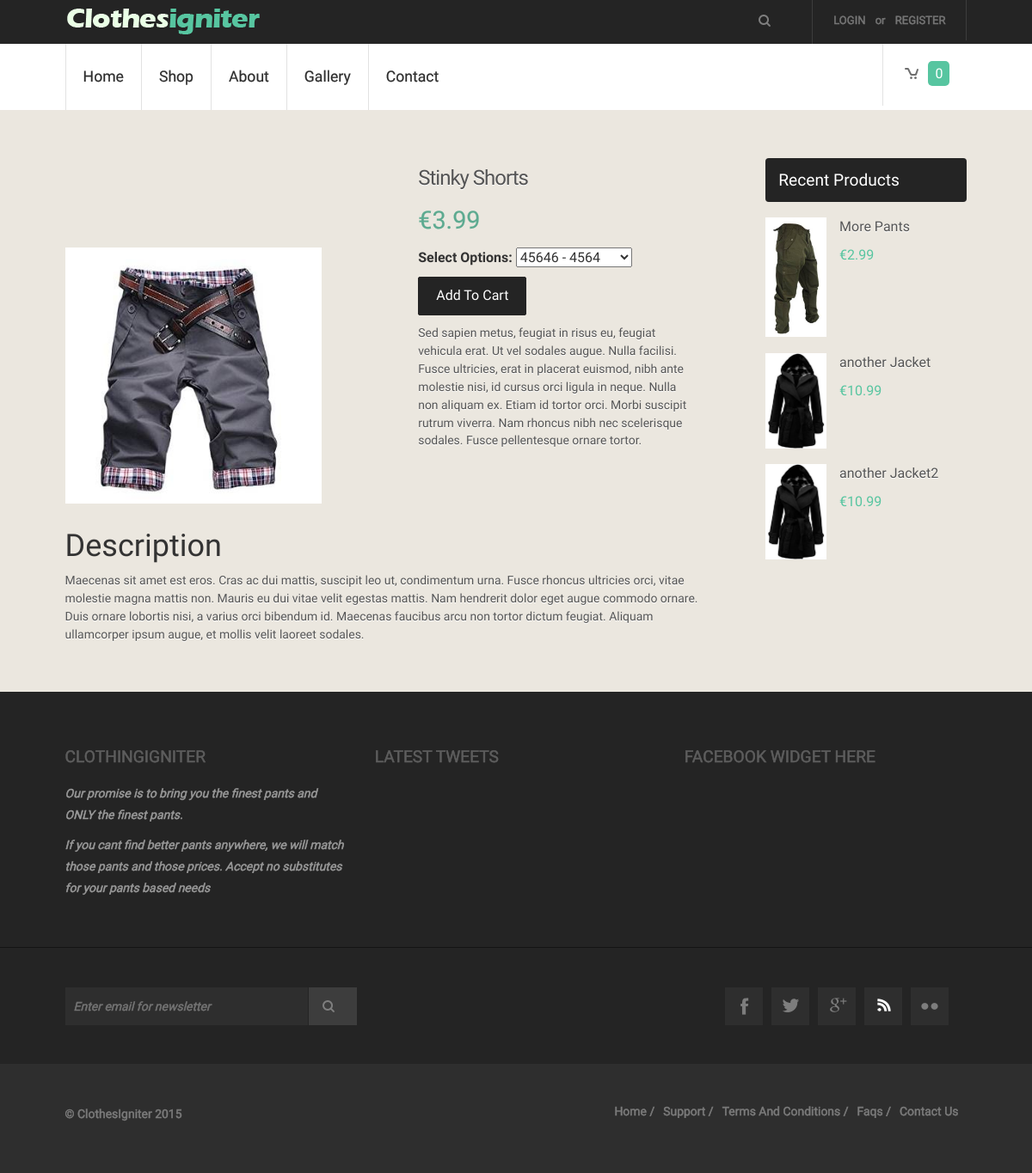
Page /index.php/item/view/2 on the committed database.
### tables this page shows
CREATE TABLE IF NOT EXISTS `store_items` (
`id` int(11) NOT NULL,
  `item_name` varchar(240) NOT NULL,
  `item_price` decimal(7,2) NOT NULL,
  `image_small` varchar(240) NOT NULL,
  `image_large` varchar(240) NOT NULL,
  `item_description` text NOT NULL,
  `rating` int(11) NOT NULL DEFAULT '0',
  `categoryID` int(11) NOT NULL,
  `brandID` int(11) NOT NULL,
  `item_description_short` text NOT NULL
);

### application/views/includes/template.php (called while the page is built, shortened)
<?php $this->load->view('includes/header' ,$this->globals);?>
<?php $this->load->view($main_content);?>

### application/controllers/item.php (called while the page is built, shortened)
<?php
class Item extends MY_Controller
{
    function __construct()
    {
        $this->load->model('item_model');
        $this->load->model('stock_model');
        $this->load->helper('url_helper');
        $this->load->library('user_agent');
    }
    function view($id = NULL)
    {
        $data['item'] = $this->item_model->get_item($id);
		$recent_items = $this->item_model->get_item();
		$data['recent_items'] = array_slice($recent_items, -3, 3);
        $data['stock'] = $this->stock_model->get_by_item_id($id);
        $categoryID = $data['item']['categoryID'];
        $brandID = $data['item']['brandID'];
        $data["categories"] = $this->category_model->get($categoryID);
        $data["brands"] = $this->brand_model->get($brandID);
        $data['main_content'] = 'store/view';
        $this->load->view('includes/template', $data, $this->globals);
    }
}

### index.php (called while the page is built, shortened)
<?php
require_once BASEPATH.'core/CodeIgniter.php';

### application/models/Item_model.php (called while the page is built, shortened)
<?php
class Item_model extends CI_Model
{
    public function get_item($id = FALSE)
    {
        if (!$id)
        {
            $query = $this->db->get('store_items');
            if ($query->num_rows() > 0) {
                foreach ($query->result() as $row) {
                    $data[] = $row;
                }
                return $data;
            }
            return false;
        }
        $query = $this->db->get_where('store_items', array('id' => $id));
        return $query->row_array();
    }
}

### application/models/Stock_model.php (called while the page is built, shortened)
<?php
class Stock_model extends CI_Model
{
    public function get_by_item_id($id = FALSE)
    {
        $this->db->where('itemID', $id);
        $this->db->where('stock >0');
        $query = $this->db->get('stock');
        return $query->result_array();
    }
}

### application/views/store/view.php (the view, shortened to what this page needs)
<div class="single">
    <div class="left_content">
        <div class="span1_of_1">
            <div class="product-view">
                <div class="product-essential">
                    <div class="product-img-box">
                        <div class="more-views">
                            <div class="more-views-container">
                                <ul>
                                    <li>
                                    </li>
                                    <li>
                                    </li>
                                    <li>
                                    </li>
                                    <li>
                                    </li>
                                    <li>
                                    </li>
                                </ul>
                            </div>
                        </div>
                        <div class="product-image">
                            <a>
                                <img src="<?php echo base_url() . "images/clothes/" . $item['image_large']; ?>" />
                            </a>
                        </div>
                    </div>
                </div>
            </div>
        </div>
        <div class="span1_of_1_des">
            <div class="desc1">
                <h3><?php echo $item['item_name']; ?></h3>
                <h5>&euro;<?php echo $item['item_price']; ?></h5>
                <div class="available">
                    <?php if($stock){
                        echo form_open('store/add_to_cart'); ?>
                        <strong>Select Options:</strong>
                        <select name="stock">
                            <?php foreach($stock as $variation){
                                if($variation['stock']>0) {
                                    echo "<option value='" . $variation['id'] . "'>" . $variation['colour'] . " - " . $variation['size'] . "</option>";
                                }
                            }
                            ?>
                        </select>
                    <div class="registration_form">
                            <?php
                            echo form_submit('submit', 'Add To Cart');
                            echo form_close();?>
                    </div>
                    <?php }
                    else{
                        echo '<h3>Currently Unavailable</h3>';
                    }
                    ?>
                    <p><?php echo $item['item_description_short']; ?></p>
                </div>
            </div>
        </div>
        <div class="left_content_btm">
            <h1>Description</h1><p class="para"><?php echo $item['item_description']; ?></p>
        </div>
    </div>
    <div class="left_sidebar">
        <h4>recent products</h4>
		<?php
			  foreach($recent_items as $item){
					?>
        <div class="left_products">
            <div class="left_img">
                <img src="<?php echo base_url() . "images/clothes/" . $item->image_large; ?>" alt=""/>
            </div>
					<div class="left_text">
						<p><?php echo anchor('item/view/' . $item->id, $item->item_name) ?></p>
						<span>&euro;<?php echo $item->item_price ?></span>
					</div>
        </div>
		<?php } ?>
    </div>
</div>

### css/style.css (style rules this page uses)
ol,ul { list-style:none;margin:0;padding:0; }
a { text-decoration:none; }
img { max-width:100%; }
html, body { font-family: 'Maven Pro', sans-serif; background:#ffffff; font-size: 100%; }
.log_reg li a { font-family: 'Maven Pro', sans-serif; font-size: 0.8125em; padding: 5px 8px; color: #777777; text-transform: uppercase; -webkit-text-stroke: 0.5px; }
.btn form input[type="button"],.registration_form input[type="submit"], .green_button { font-family: 'Maven Pro', sans-serif; cursor:pointer; background: #242424; border: 1px solid #242424; padding: 10px 20px; outline:none; color: #ffffff; font-size: 1em; text-transform: capitalize; -webkit-appearance: none; -webkit-transition: all 0.3s ease-in-out; -moz-transition: all 0.3s ease-in-out; -o-transition: all 0.3s ease-in-out; transition: all 0.3s ease-in-out; border-radius: 2px; -webkit-border-radius: 2px; -moz-border-radius: 2px; -o-border-radius: 2px; }
.registration_form { display: block; }
.menu ul li a { display: block; padding: 26px 30px; color: #2d2d2d; font-size: 1.1em; text-transform: capitalize; -webkit-text-stroke: 0.2px; -webkit-transition: all 0.3s ease-in-out; -moz-transition: all 0.3s ease-in-out; -o-transition: all 0.3s ease-in-out; transition: all 0.3s ease-in-out; }
.soc_icons ul li a { display: block; padding: 10px; background: #2e2e2e; width: 24px; height: 24px; -webkit-transition: all 0.3s ease-in-out; -moz-transition: all 0.3s ease-in-out; -o-transition: all 0.3s ease-in-out; transition: all 0.3s ease-in-out; }
.soc_icons ul li a.icon4 { background: #2e2e2e url('../images/icon4.png') no-repeat 14px 12px; }
.f_nav1 li a { display:block; color: #7D7D7D; text-transform: capitalize; font-size: 0.8725em; -webkit-text-stroke: 0.5px; -webkit-transition: all 0.3s ease-in-out; -moz-transition: all 0.3s ease-in-out; -o-transition: all 0.3s ease-in-out; transition: all 0.3s ease-in-out; }
p.para { color: #555555; text-shadow: 0 1px 0 #ffffff; line-height:1.5em; font-size: 0.8725em; }
.single { display:block; }
.left_sidebar { float: left; width: 23.3333%; }
.left_sidebar h4 { background: #242424; color: #ffffff; padding: 15px; text-transform: capitalize; font-size: 1.2em; border-radius: 4px; -webkit-border-radius: 4px; -moz-border-radius: 4px; -o-border-radius: 4px; }
.left_products { margin:8% 0; }
.left_img { float:left; width: 30.33333%; }
.left_text { float: left; width: 62.33333%; margin-left: 6.3333%; }
.left_text p a { font-size: 1em; color: #555555; text-shadow: 0 1px 0 #ffffff; -webkit-transition: all 0.3s ease-in-out; -moz-transition: all 0.3s ease-in-out; -o-transition: all 0.3s ease-in-out; transition: all 0.3s ease-in-out; }
.left_text span { display:block; margin-top:8px; color: #57C5A0; }
.left_content { float: left; width: 70.333%; margin-right: 6.3333%; }
.span1_of_1 { float: left; width: 52.3333%; }
.span1_of_1_des { float: left; width: 44.3333%; margin-left: 3.333%; }
.desc1 { display: block; }
.desc1 h3 { letter-spacing: -1px; text-shadow: 0 1px 0 #ffffff; color:#555555; font-size:1.5em; margin-bottom: 15px; }
.desc1 h5 { margin-top: 2%; font-size: 1.8em; color: #5DAA90; line-height: 1.5em; -webkit-text-stroke: 0.2px; }
.desc1 p { color: #555555; text-shadow: 0 1px 0 #ffffff; line-height: 1.5em; font-size: 0.8725em; }
.left_content_btm { margin-top: 4%; }
@media only screen and (max-width: 1366px) { .product-image { width: 77.33333% !important; } }
@media only screen and (max-width: 1280px) { .menu ul li a { padding: 26px 20px; } }
@media only screen and (max-width: 1280px) { .left_content { width: 70.333%; margin-right: 4.3333%; } }
@media only screen and (max-width: 1280px) { .left_sidebar { float: right; width: 22.3333%; } }

### css/custom.css (style rules this page uses)
.registration_form input { margin-top:10px; margin-bottom:10px; }

### rows in the picture
store_items: image_large (picture), item_name "Stinky Shorts", item_price "3.99", item_description_short "Sed sapien metus, feugiat in risus eu, feugiat vehicula erat. Ut vel sodales augue. Nulla facilisi. Fusce ultricies, erat in placerat euismod, nibh ante molestie nisi, id cursus orci ligula in neque. Nulla non aliquam ex. Etiam id tortor orci. Morbi suscipit rutrum viverra. Nam rhoncus nibh nec scelerisque sodales. Fusce pellentesque ornare tortor.", item_description "Maecenas sit amet est eros. Cras ac dui mattis, suscipit leo ut, condimentum urna. Fusce rhoncus ultricies orci, vitae molestie magna mattis non. Mauris eu dui vitae velit egestas mattis. Nam hendrerit dolor eget augue commodo ornare. Duis ornare lobortis nisi, a varius orci bibendum id. Maecenas faucibus arcu non tortor dictum feugiat. Aliquam ullamcorper ipsum augue, et mollis velit laoreet sodales."
store_items: image_large (picture), id+item_name "More Pants", item_price "2.99"
store_items: image_large (picture), id+item_name "another Jacket", item_price "10.99"
store_items: image_large (picture), id+item_name "another Jacket2", item_price "10.99"

### other values in the picture
anchor('login', 'Login') "LOGIN"
anchor('login/signup', 'Register') "REGISTER"
anchor('site', 'Home') "Home"
anchor('store', 'Shop') "Shop"
anchor('site/about', 'About') "About"
anchor('site/gallery', 'Gallery') "Gallery"
anchor('site/contact', 'Contact') "Contact"
$this->cart->total_items() "0"
anchor('site', 'Home /') "Home /"
anchor('site/contact', 'Contact Us') "Contact Us"
form field stock "45646 - 4564"
